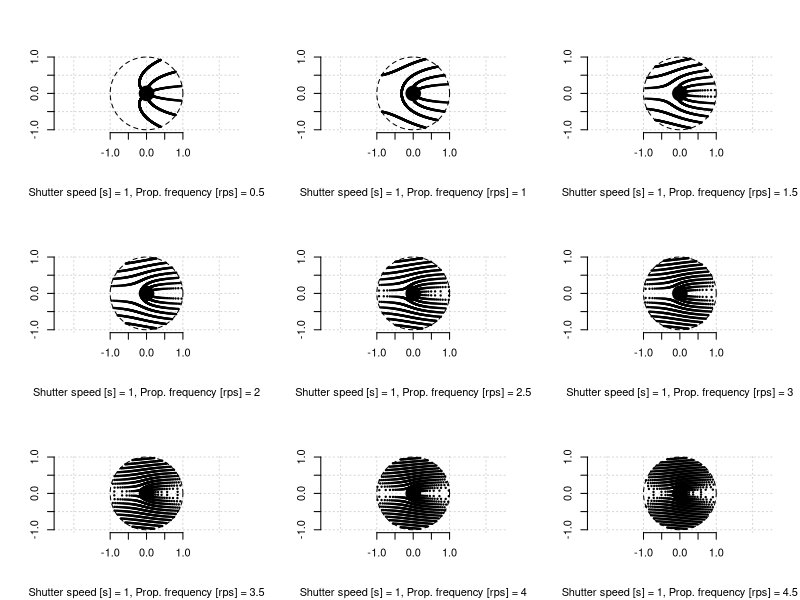
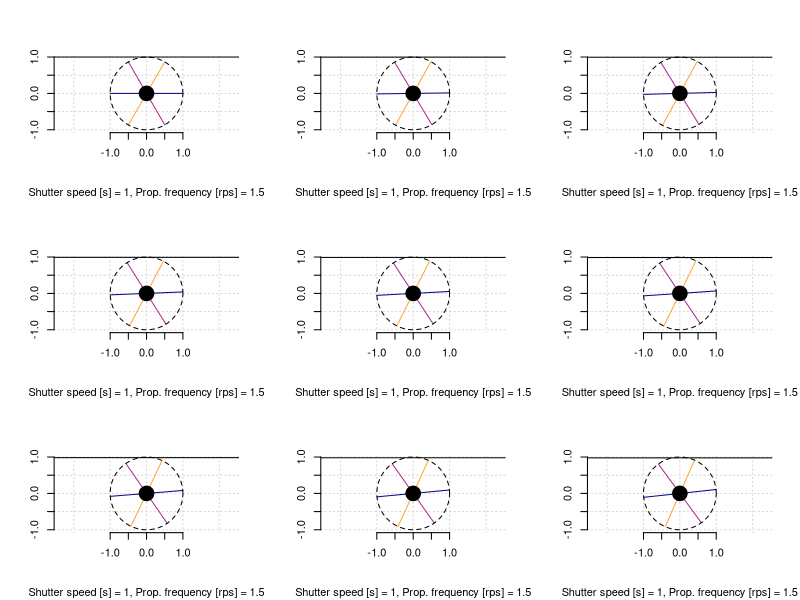
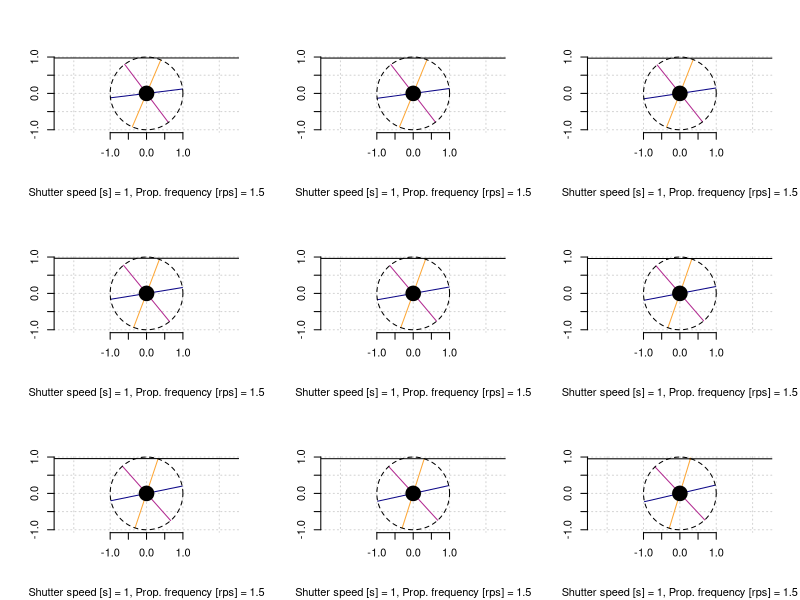
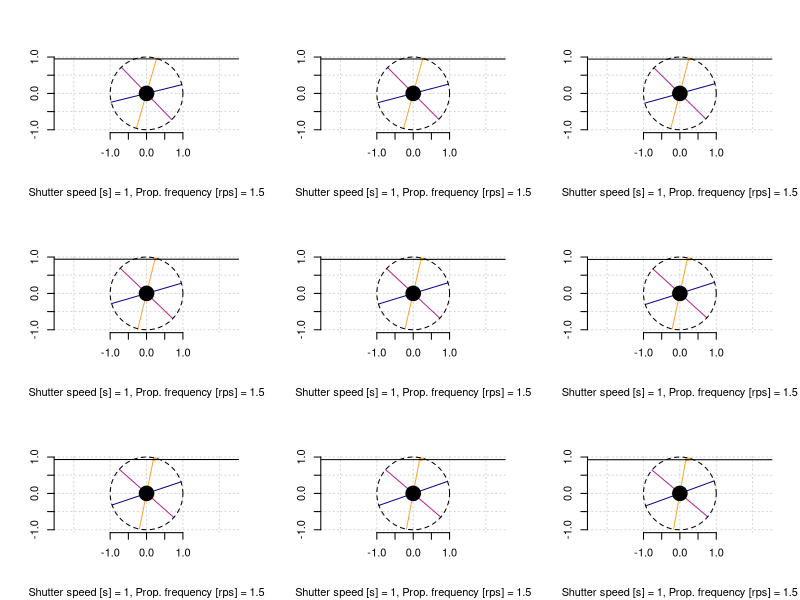
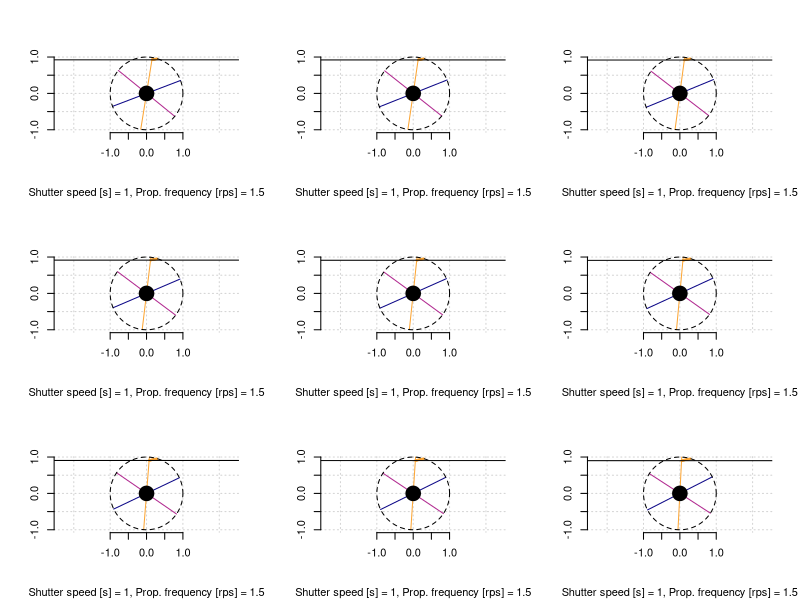
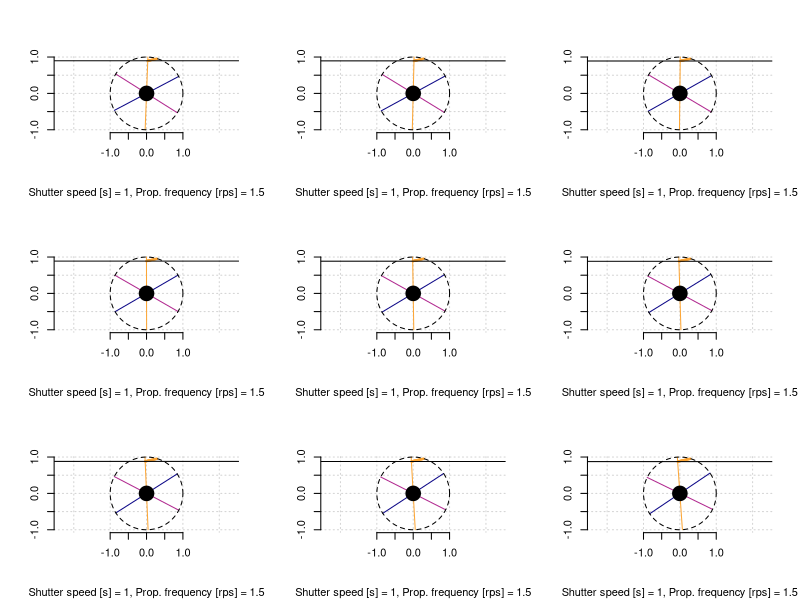
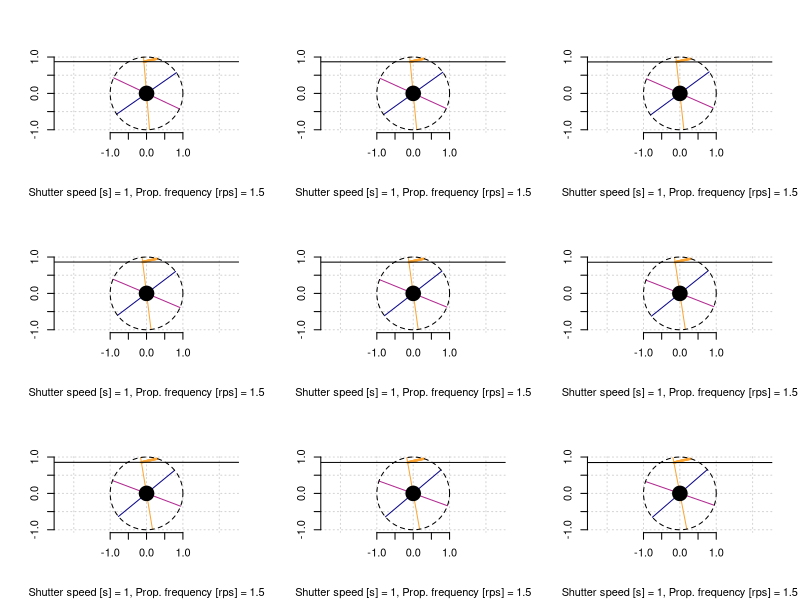
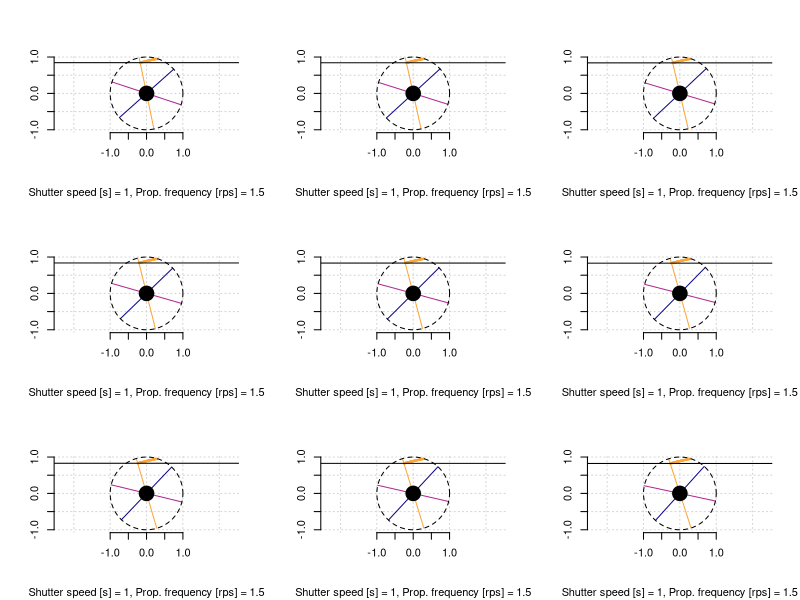

The R script that drew these images, in order:
## ---- chunk 1
knitr::opts_chunk$set(fig.align = "center")
options(width = 1000)
## ---- chunk 2
propPosition <- function(time, prop.freq, init.theta){
  
  w <- 2 * pi * prop.freq
  x <- cos((w * time) + init.theta)
  y <- sin((w * time) + init.theta)
  
  return(list(x = x, y = y, x.y = c(x, y)))
}
## ---- chunk 3
ShutterSequences <- function(n.steps, shutter.time){
  
  data.frame(
    position.shutter = seq(1, -1, l=n.steps),
    time.shutter = seq(0, shutter.time, l=n.steps)
    )
}
## ---- chunk 4

PhotoValues <- function(time.shutter, position.shutter, prop.freq, init.theta){
  
  prop.x <- propPosition(time=time.shutter, prop.freq=prop.freq, init.theta=init.theta)[["x"]]
  prop.y <- propPosition(time=time.shutter, prop.freq=prop.freq, init.theta=init.theta)[["y"]]
  grad <- prop.y/prop.x
  position.shutter/grad

}
## ---- chunk 5
Photo <- function(n.steps=1000, shutter.speed=1, prop.freq=1, plot=T){
  
  d <- ShutterSequences(n.steps=n.steps, shutter.time=shutter.speed)
  
  d$prop.1 <- PhotoValues(time.shutter=d$time.shutter,
                          position.shutter=d$position.shutter,
                          prop.freq = prop.freq,
                          init.theta=0)
  
  d$prop.2 <- PhotoValues(time.shutter=d$time.shutter,
                          position.shutter=d$position.shutter,
                          prop.freq = prop.freq,
                          init.theta=(2*pi/3))
  
  d$prop.3 <- PhotoValues(time.shutter=d$time.shutter,
                          position.shutter=d$position.shutter,
                          prop.freq = prop.freq,
                          init.theta=(4*pi/3))
  d_0 <<- d
  
  # Filter to only area of propellor
  d1 <<- d[d$prop.1^2 + d$position.shutter^2 < 1,]
  d2 <<- d[d$prop.2^2 + d$position.shutter^2 < 1,]
  d3 <<- d[d$prop.3^2 + d$position.shutter^2 < 1,]
  
  # Generate plot
  if(plot==T){
  plot(d1$prop.1, d1$position.shutter,
       panel.first = grid(),
       asp=1, 
       pch=21,
       xlim=c(-1,1), 
       ylim=c(-1,1),
       xlab="", ylab="",
       cex=0.3,
       bg=1,
       cex.main=0.8,
       axes=F,
       sub = paste("Shutter speed [s] = ", round(shutter.speed,3),
                    ", Prop. frequency [rps] = ", prop.freq, sep=""))
  
  axis(1, seq(-1,1,by=0.5))
  axis(2, seq(-1,1,by=0.5))
  points(d2$prop.2, d2$position.shutter, cex=0.3, pch=21, bg=1)
  points(d3$prop.3, d3$position.shutter, cex=0.3, pch=21, bg=1)
  
  oc <- data.frame(x=cos(seq(0, 2*pi, l=100)), y=sin(seq(0, 2*pi, l=100)))
  ic <- data.frame(x=0.2*cos(seq(0, 2*pi, l=50)), y=0.2*sin(seq(0, 2*pi, l=50)))
  
  polygon(oc$x, oc$y, border=1, lty=2)
  polygon(ic$x, ic$y, col=1)
  }

}
## ---- chunk 6
par(mfrow=c(3,3))
invisible(sapply(seq(0.5, 4.5, 0.5), function(x) Photo(prop.freq = x)))
## ---- chunk 7
my.freq <- 1.5
my.ss <- 1
my.n <- 700

Photo(prop.freq=my.freq, shutter.speed = my.ss, n.steps = my.n, plot=F)

# Replace points that would fall outside the photp with NA so they dont plot
d_0$prop.1[sqrt(d_0$prop.1^2 + d_0$position.shutter^2) >= 1] <- NA 
d_0$prop.2[sqrt(d_0$prop.2^2 + d_0$position.shutter^2) >= 1] <- NA 
d_0$prop.3[sqrt(d_0$prop.3^2 + d_0$position.shutter^2) >= 1] <- NA 

# Define the inner and outer circles for the plotting
oc <- data.frame(x=cos(seq(0, 2*pi, l=100)), y=sin(seq(0, 2*pi, l=100)))
ic <- data.frame(x=0.2*cos(seq(0, 2*pi, l=50)), y=0.2*sin(seq(0, 2*pi, l=50)))

# Define a character expansion for convenience
my.cex <-0.3

# Define colours for convenience
p.cols <- viridisLite::plasma(3, end=0.8)
## ---- chunk 8
for (i in 1:nrow(d_0)){

  plot(d_0[1:i,]$prop.1, d_0[1:i,]$position.shutter,
       panel.first = grid(), asp=1, pch=21, bg=p.cols[1], xlim=c(-1,1), ylim=c(-1,1),
       xlab="", ylab="", axes=F, cex=my.cex, col=p.cols[1],
       sub = paste("Shutter speed [s] = ", my.ss, ", Prop. frequency [rps] = ", my.freq, sep=""))

  axis(1, seq(-1,1,by=0.5))
  axis(2, seq(-1,1,by=0.5))
  format
  points(d_0[1:i,]$prop.2, d_0[1:i,]$position.shutter, pch=21, col=p.cols[2], cex=my.cex, bg=p.cols[2])
  points(d_0[1:i,]$prop.3, d_0[1:i,]$position.shutter, pch=21, col=p.cols[3], cex=my.cex, bg=p.cols[3])
  
  p1 <- propPosition(init.theta = 0, time=d_0[i, "time.shutter"], prop.freq = my.freq)
  segments(p1$x, p1$y, p1$x*-1, p1$y*-1, col=p.cols[1])
  
  p2 <- propPosition(init.theta=(2*pi/3), time=d_0[i, "time.shutter"], prop.freq = my.freq)
  segments(p2$x, p2$y, p2$x*-1, p2$y*-1, col=p.cols[2])
  
  p3 <- propPosition(init.theta=(4*pi/3), time=d_0[i, "time.shutter"], prop.freq = my.freq)
  segments(p3$x, p3$y, p3$x*-1, p3$y*-1, col=p.cols[3])
  
  # Add the central propellor circle and the outer circle
  polygon(oc$x, oc$y, border=1, lty=2)
  polygon(ic$x, ic$y, col=1)
  
  # Add the shutter line
  abline(h=d_0[i,"position.shutter"])
  
  # Plot time box on the shutter line
  # time.label <- paste0(format(round(d_0[i,"time.shutter"],3), nsmall=3), " s")
  # sw <- strwidth(time.label)
  # sh <- strheight(time.label)
  # rect(0.8-(sw/2), d_0[i,"position.shutter"]-sh/2, 0.8+sw/2, 
  #      d_0[i,"position.shutter"]+sh/2, col="white")
  # text(x=0.8, y=d_0[i,"position.shutter"], label=time.label, cex=my.cex*1.7)
}
